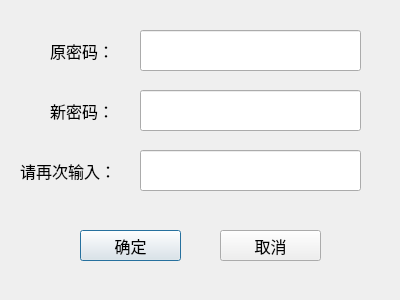
<?xml version="1.0" encoding="UTF-8"?>
<ui version="4.0">
 <class>ChangePwd</class>
 <widget class="QDialog" name="ChangePwd">
  <property name="geometry">
   <rect>
    <x>0</x>
    <y>0</y>
    <width>400</width>
    <height>300</height>
   </rect>
  </property>
  <property name="windowTitle">
   <string>Dialog</string>
  </property>
  <widget class="QLineEdit" name="originalPwd">
   <property name="geometry">
    <rect>
     <x>140</x>
     <y>30</y>
     <width>221</width>
     <height>41</height>
    </rect>
   </property>
   <property name="font">
    <font>
     <pointsize>12</pointsize>
    </font>
   </property>
   <property name="echoMode">
    <enum>QLineEdit::Password</enum>
   </property>
  </widget>
  <widget class="QLabel" name="originalLabel">
   <property name="geometry">
    <rect>
     <x>50</x>
     <y>40</y>
     <width>72</width>
     <height>21</height>
    </rect>
   </property>
   <property name="font">
    <font>
     <family>幼圆</family>
     <pointsize>12</pointsize>
    </font>
   </property>
   <property name="text">
    <string>原密码：</string>
   </property>
  </widget>
  <widget class="QLineEdit" name="newPwd">
   <property name="geometry">
    <rect>
     <x>140</x>
     <y>90</y>
     <width>221</width>
     <height>41</height>
    </rect>
   </property>
   <property name="font">
    <font>
     <pointsize>12</pointsize>
    </font>
   </property>
   <property name="echoMode">
    <enum>QLineEdit::Password</enum>
   </property>
  </widget>
  <widget class="QLabel" name="newLabel">
   <property name="geometry">
    <rect>
     <x>50</x>
     <y>100</y>
     <width>72</width>
     <height>21</height>
    </rect>
   </property>
   <property name="font">
    <font>
     <family>幼圆</family>
     <pointsize>12</pointsize>
    </font>
   </property>
   <property name="text">
    <string>新密码：</string>
   </property>
  </widget>
  <widget class="QLineEdit" name="newAgain">
   <property name="geometry">
    <rect>
     <x>140</x>
     <y>150</y>
     <width>221</width>
     <height>41</height>
    </rect>
   </property>
   <property name="font">
    <font>
     <pointsize>12</pointsize>
    </font>
   </property>
   <property name="echoMode">
    <enum>QLineEdit::Password</enum>
   </property>
  </widget>
  <widget class="QLabel" name="againLabel">
   <property name="geometry">
    <rect>
     <x>20</x>
     <y>160</y>
     <width>111</width>
     <height>21</height>
    </rect>
   </property>
   <property name="font">
    <font>
     <family>幼圆</family>
     <pointsize>12</pointsize>
    </font>
   </property>
   <property name="text">
    <string>请再次输入：</string>
   </property>
  </widget>
  <widget class="QPushButton" name="yes">
   <property name="geometry">
    <rect>
     <x>80</x>
     <y>230</y>
     <width>101</width>
     <height>31</height>
    </rect>
   </property>
   <property name="font">
    <font>
     <family>幼圆</family>
     <pointsize>12</pointsize>
    </font>
   </property>
   <property name="cursor">
    <cursorShape>PointingHandCursor</cursorShape>
   </property>
   <property name="text">
    <string>确定</string>
   </property>
  </widget>
  <widget class="QPushButton" name="no">
   <property name="geometry">
    <rect>
     <x>220</x>
     <y>230</y>
     <width>101</width>
     <height>31</height>
    </rect>
   </property>
   <property name="font">
    <font>
     <family>幼圆</family>
     <pointsize>12</pointsize>
    </font>
   </property>
   <property name="cursor">
    <cursorShape>PointingHandCursor</cursorShape>
   </property>
   <property name="text">
    <string>取消</string>
   </property>
  </widget>
 </widget>
 <resources/>
 <connections/>
</ui>
